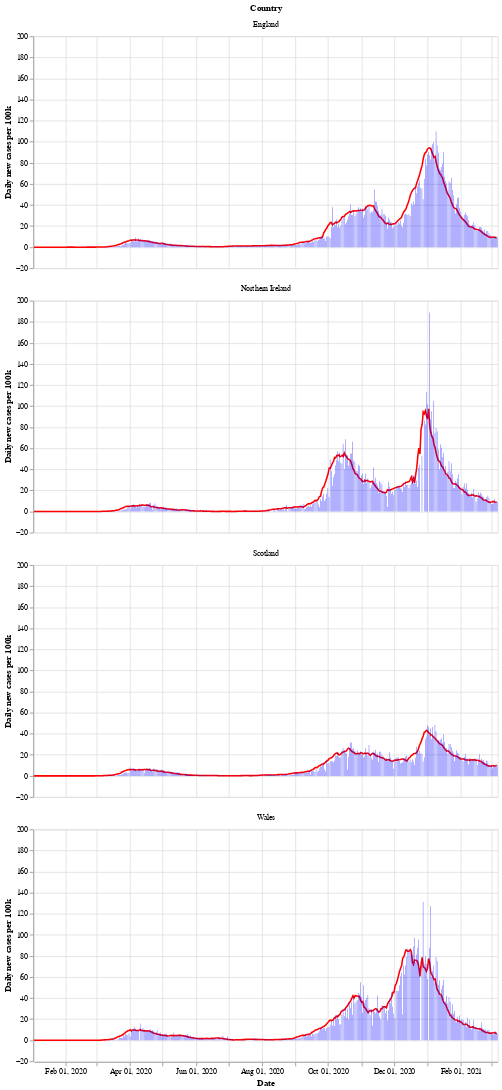

The notebook cell saved with this chart:
### Markdown cell above
Next is a bar chart of the number of new cases in each country (per 100k population), with the 7 day moving average of cases. Again we see that Wales saw a longer period of raising and falling cases compared to the other countries.

After a period of cases falling, each nation is now seeing a rise in the number of cases - especially in Wales.

### Code cell
# collapse
bars = alt.Chart(uk_cases).mark_bar().encode(
    x=alt.X("yearmonthdate(date):T", axis=alt.Axis(title='Date')),
    y=alt.Y("newCasesRate:Q", axis=alt.Axis(title='Daily new cases per 100k')),
    tooltip='newCasesRate',
    color=alt.condition(
        alt.datum.dailyChange > 0,
        alt.value("orange"),  # The positive color
        alt.value("blue")  # The negative color
    )
).properties(title='New cases per 100k population with rolling 7 day average', width=600).interactive()
line = alt.Chart(uk_cases).mark_line(
    color='red',
    size=2,
).transform_window(
    rolling_mean='mean(newCasesRate)',
    frame=[0, 7],
    groupby=['areaName']
).encode(
    x='yearmonthdate(date):T',
    y='rolling_mean:Q'
)
alt.layer(line, bars, data=uk_cases).facet(alt.Row('areaName', title='Country'), columns=1)

### Figure 1 — Vega-Lite specification as saved in the notebook (floating-point values rounded to 4 significant figures; data arrays with more than 128 entries replaced by an {"elided": "..."} marker saying what was removed)
{"config": {"view": {"continuousWidth": 400, "continuousHeight": 300}}, "data": {"name": "data-e4c83e54055b4246956a8e30a59f82b4"}, "facet": {"type": "nominal", "field": "areaName", "title": "Country"}, "spec": {"layer": [{"mark": {"type": "line", "color": "red", "size": 2}, "encoding": {"x": {"type": "temporal", "field": "date", "timeUnit": "yearmonthdate"}, "y": {"type": "quantitative", "field": "rolling_mean"}}, "transform": [{"window": [{"op": "mean", "field": "newCasesRate", "as": "rolling_mean"}], "frame": [0, 7], "groupby": ["areaName"]}]}, {"mark": "bar", "encoding": {"color": {"condition": {"value": "orange", "test": "(datum.dailyChange > 0)"}, "value": "blue"}, "tooltip": {"type": "quantitative", "field": "newCasesRate"}, "x": {"type": "temporal", "axis": {"title": "Date"}, "field": "date", "timeUnit": "yearmonthdate"}, "y": {"type": "quantitative", "axis": {"title": "Daily new cases per 100k"}, "field": "newCasesRate"}}, "selection": {"selector002": {"type": "interval", "bind": "scales", "encodings": ["x", "y"]}}, "title": "New cases per 100k population with rolling 7 day average", "width": 600}]}, "columns": 1, "$schema": "https://vega.github.io/schema/vega-lite/v4.8.1.json", "datasets": {"data-e4c83e54055b4246956a8e30a59f82b4": {"elided": "1716 records"}}}
